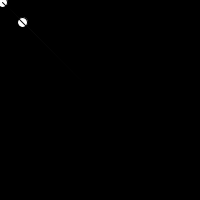
Frame 1 (no input)
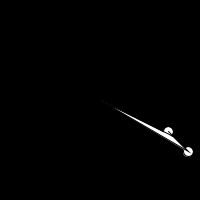
Frame 60 (the mouse pressed at the canvas centre just before this capture)
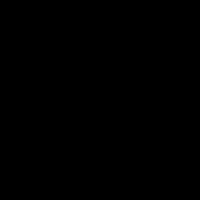
Frame 120 (the mouse held since frame 60 and released just before this capture)

The Processing sketch that drew these frames (run headless with seeded random() and noise(); from frame 60 on, the mouse is pressed at the canvas centre):

// Processing sketch: processing_89179
// ── processing_89179.pde

//declare global variables
float xpos, ypos;    // Starting position of shape    

float xspeed = 2.8;  // Speed of the shape
float yspeed = 2.2;  // Speed of the shape

int xdirection = 1;  // Left or Right
int ydirection = 1;  // Top to Bottom


void setup ()
{
  
size (200, 200);// declare size of processing window

}

//void draw()

// 


void draw ()
{
  background(0);// background black
 
   xpos = xpos + ( xspeed * xdirection );// initialise xpos movement
  ypos = ypos + ( yspeed * ydirection );// initialise ypos movment
  
  if (xpos > width-10 || xpos < 0) {
    xdirection *= -1;// keeps shape from going further than the window size
   }
  if (ypos > height-10 || ypos < 0) {
    ydirection *= -1;     
  }
  
  {      
    
    
    if((mouseX < 90 || mouseX > 110) && (mouseY<90 || mouseY>110))//if the mouse is outside of these co-ordinates the shape will draw and animate
     {
       // Draw the shapes and color them white
  ellipse(xpos, ypos, 10, 10);
  line(xpos, ypos, xpos + 10, ypos + 10);
  ellipse(xpos + 20, ypos + 20, 10, 10);
  triangle(100, 100, xpos + 5, ypos + 5, xpos + 20, ypos + 20);
  fill(255);
 }else{background(0);}
 

 }
   
}
